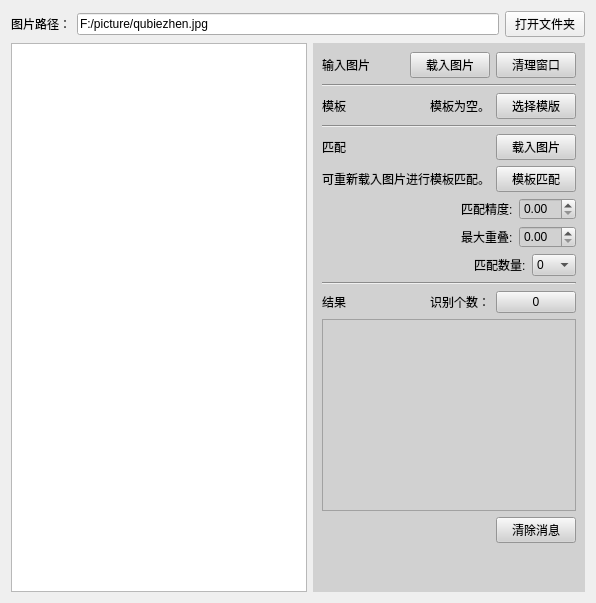
         <widget class="QWidget" name="tab_3">
          <attribute name="title">
           <string>模板匹配</string>
          </attribute>
          <layout class="QVBoxLayout" name="verticalLayout_19">
           <item>
            <layout class="QVBoxLayout" name="verticalLayout_18">
             <item>
              <layout class="QHBoxLayout" name="horizontalLayout">
               <item>
                <widget class="QLabel" name="label_15">
                 <property name="text">
                  <string>图片路径：</string>
                 </property>
                </widget>
               </item>
               <item>
                <widget class="QLineEdit" name="lineEdit_ncc">
                 <property name="text">
                  <string>F:/picture/qubiezhen.jpg</string>
                 </property>
                </widget>
               </item>
               <item>
                <widget class="QPushButton" name="pushButton_nccfile">
                 <property name="text">
                  <string>打开文件夹</string>
                 </property>
                </widget>
               </item>
              </layout>
             </item>
             <item>
              <layout class="QHBoxLayout" name="horizontalLayout_37" stretch="2,1">
               <item>
                <widget class="QGraphicsView" name="graphicsView_ncc"/>
               </item>
               <item>
                <widget class="QWidget" name="widget_4" native="true">
                 <property name="font">
                  <font>
                   <family>Microsoft YaHei UI</family>
                   <pointsize>9</pointsize>
                   <bold>false</bold>
                  </font>
                 </property>
                 <property name="styleSheet">
                  <string notr="true">background-color: rgb(209, 209, 209);</string>
                 </property>
                 <layout class="QVBoxLayout" name="verticalLayout_17">
                  <item>
                   <layout class="QVBoxLayout" name="verticalLayout_16">
                    <item>
                     <layout class="QHBoxLayout" name="horizontalLayout_32">
                      <item>
                       <widget class="QLabel" name="label_20">
                        <property name="text">
                         <string>输入图片</string>
                        </property>
                       </widget>
                      </item>
                      <item>
                       <spacer name="horizontalSpacer_11">
                        <property name="orientation">
                         <enum>Qt::Orientation::Horizontal</enum>
                        </property>
                        <property name="sizeHint" stdset="0">
                         <size>
                          <width>40</width>
                          <height>20</height>
                         </size>
                        </property>
                       </spacer>
                      </item>
                      <item>
                       <widget class="QPushButton" name="pushButton_nccimage">
                        <property name="text">
                         <string>载入图片</string>
                        </property>
                       </widget>
                      </item>
                      <item>
                       <widget class="QPushButton" name="pushButton_nccclear">
                        <property name="text">
                         <string>清理窗口</string>
                        </property>
                       </widget>
                      </item>
                     </layout>
                    </item>
                    <item>
                     <widget class="Line" name="line">
                      <property name="orientation">
                       <enum>Qt::Orientation::Horizontal</enum>
                      </property>
                     </widget>
                    </item>
                    <item>
                     <layout class="QHBoxLayout" name="horizontalLayout_33">
                      <item>
                       <widget class="QLabel" name="label_21">
                        <property name="text">
                         <string>模板</string>
                        </property>
                       </widget>
                      </item>
                      <item>
                       <spacer name="horizontalSpacer_21">
                        <property name="orientation">
                         <enum>Qt::Orientation::Horizontal</enum>
                        </property>
                        <property name="sizeHint" stdset="0">
                         <size>
                          <width>40</width>
                          <height>20</height>
                         </size>
                        </property>
                       </spacer>
                      </item>
                      <item>
                       <widget class="QLabel" name="label_creatmsg">
                        <property name="text">
                         <string>模板为空。</string>
                        </property>
                        <property name="alignment">
                         <set>Qt::AlignmentFlag::AlignCenter</set>
                        </property>
                       </widget>
                      </item>
                      <item>
                       <widget class="QPushButton" name="pushButton_creatncc">
                        <property name="text">
                         <string>选择模版</string>
                        </property>
                       </widget>
                      </item>
                     </layout>
                    </item>
                    <item>
                     <widget class="Line" name="line_5">
                      <property name="orientation">
                       <enum>Qt::Orientation::Horizontal</enum>
                      </property>
                     </widget>
                    </item>
                    <item>
                     <layout class="QHBoxLayout" name="horizontalLayout_38">
                      <item>
                       <widget class="QLabel" name="label_22">
                        <property name="text">
                         <string>匹配</string>
                        </property>
                       </widget>
                      </item>
                      <item>
                       <spacer name="horizontalSpacer_22">
                        <property name="orientation">
                         <enum>Qt::Orientation::Horizontal</enum>
                        </property>
                        <property name="sizeHint" stdset="0">
                         <size>
                          <width>40</width>
                          <height>20</height>
                         </size>
                        </property>
                       </spacer>
                      </item>
                      <item>
                       <widget class="QPushButton" name="pushButton_findimage">
                        <property name="text">
                         <string>载入图片</string>
                        </property>
                       </widget>
                      </item>
                     </layout>
                    </item>
                    <item>
                     <layout class="QHBoxLayout" name="horizontalLayout_36">
                      <item>
                       <spacer name="horizontalSpacer_20">
                        <property name="orientation">
                         <enum>Qt::Orientation::Horizontal</enum>
                        </property>
                        <property name="sizeHint" stdset="0">
                         <size>
                          <width>40</width>
                          <height>20</height>
                         </size>
                        </property>
                       </spacer>
                      </item>
                      <item>
                       <widget class="QLabel" name="label_23">
                        <property name="text">
                         <string>可重新载入图片进行模板匹配。</string>
                        </property>
                       </widget>
                      </item>
                      <item>
                       <widget class="QPushButton" name="pushButton_findncc">
                        <property name="text">
                         <string>模板匹配</string>
                        </property>
                       </widget>
                      </item>
                     </layout>
                    </item>
                    <item>
                     <layout class="QHBoxLayout" name="horizontalLayout_40">
                      <item>
                       <spacer name="horizontalSpacer_24">
                        <property name="orientation">
                         <enum>Qt::Orientation::Horizontal</enum>
                        </property>
                        <property name="sizeHint" stdset="0">
                         <size>
                          <width>40</width>
                          <height>20</height>
                         </size>
                        </property>
                       </spacer>
                      </item>
                      <item>
                       <widget class="QLabel" name="label_17">
                        <property name="text">
                         <string>匹配精度:</string>
                        </property>
                       </widget>
                      </item>
                      <item>
                       <widget class="QDoubleSpinBox" name="doubleSpinBox_nccjindu"/>
                      </item>
                     </layout>
                    </item>
                    <item>
                     <layout class="QHBoxLayout" name="horizontalLayout_39">
                      <item>
                       <spacer name="horizontalSpacer_25">
                        <property name="orientation">
                         <enum>Qt::Orientation::Horizontal</enum>
                        </property>
                        <property name="sizeHint" stdset="0">
                         <size>
                          <width>40</width>
                          <height>20</height>
                         </size>
                        </property>
                       </spacer>
                      </item>
                      <item>
                       <widget class="QLabel" name="label_19">
                        <property name="text">
                         <string>最大重叠:</string>
                        </property>
                       </widget>
                      </item>
                      <item>
                       <widget class="QDoubleSpinBox" name="doubleSpinBox_nccchongdie"/>
                      </item>
                     </layout>
                    </item>
                    <item>
                     <layout class="QHBoxLayout" name="horizontalLayout_35">
                      <item>
                       <spacer name="horizontalSpacer_26">
                        <property name="orientation">
                         <enum>Qt::Orientation::Horizontal</enum>
                        </property>
                        <property name="sizeHint" stdset="0">
                         <size>
                          <width>40</width>
                          <height>20</height>
                         </size>
                        </property>
                       </spacer>
                      </item>
                      <item>
                       <widget class="QLabel" name="label_18">
                        <property name="text">
                         <string>匹配数量:</string>
                        </property>
                       </widget>
                      </item>
                      <item>
                       <widget class="QComboBox" name="comboBox_nccnumber">
                        <item>
                         <property name="text">
                          <string>0</string>
                         </property>
                        </item>
                        <item>
                         <property name="text">
                          <string>1</string>
                         </property>
                        </item>
                        <item>
                         <property name="text">
                          <string>2</string>
                         </property>
                        </item>
                        <item>
                         <property name="text">
                          <string>3</string>
                         </property>
                        </item>
                        <item>
                         <property name="text">
                          <string>4</string>
                         </property>
                        </item>
                        <item>
                         <property name="text">
                          <string>5</string>
                         </property>
                        </item>
                        <item>
                         <property name="text">
                          <string>6</string>
                         </property>
                        </item>
                        <item>
                         <property name="text">
                          <string>7</string>
                         </property>
                        </item>
                        <item>
                         <property name="text">
                          <string>8</string>
                         </property>
                        </item>
                        <item>
                         <property name="text">
                          <string>9</string>
                         </property>
                        </item>
                        <item>
                         <property name="text">
                          <string>10</string>
                         </property>
                        </item>
                       </widget>
                      </item>
                     </layout>
                    </item>
                    <item>
                     <widget class="Line" name="line_6">
                      <property name="orientation">
                       <enum>Qt::Orientation::Horizontal</enum>
                      </property>
                     </widget>
                    </item>
                    <item>
                     <layout class="QHBoxLayout" name="horizontalLayout_34">
                      <item>
                       <widget class="QLabel" name="label_24">
                        <property name="text">
                         <string>结果</string>
                        </property>
                       </widget>
                      </item>
                      <item>
                       <spacer name="horizontalSpacer_23">
                        <property name="orientation">
                         <enum>Qt::Orientation::Horizontal</enum>
                        </property>
                        <property name="sizeHint" stdset="0">
                         <size>
                          <width>40</width>
                          <height>20</height>
                         </size>
                        </property>
                       </spacer>
                      </item>
                      <item>
                       <widget class="QLabel" name="label_25">
                        <property name="text">
                         <string>识别个数：</string>
                        </property>
                       </widget>
                      </item>
                      <item>
                       <widget class="QPushButton" name="pushButton_nccnumber">
                        <property name="text">
                         <string>0</string>
                        </property>
                       </widget>
                      </item>
                     </layout>
                    </item>
                    <item>
                     <widget class="QTextEdit" name="textEdit_ncc"/>
                    </item>
                    <item>
                     <layout class="QHBoxLayout" name="horizontalLayout_41">
                      <item>
                       <spacer name="horizontalSpacer_27">
                        <property name="orientation">
                         <enum>Qt::Orientation::Horizontal</enum>
                        </property>
                        <property name="sizeHint" stdset="0">
                         <size>
                          <width>40</width>
                          <height>20</height>
                         </size>
                        </property>
                       </spacer>
                      </item>
                      <item>
                       <widget class="QPushButton" name="pushButton_nccclearmsg">
                        <property name="text">
                         <string>清除消息</string>
                        </property>
                       </widget>
                      </item>
                     </layout>
                    </item>
                    <item>
                     <spacer name="verticalSpacer_2">
                      <property name="orientation">
                       <enum>Qt::Orientation::Vertical</enum>
                      </property>
                      <property name="sizeHint" stdset="0">
                       <size>
                        <width>20</width>
                        <height>40</height>
                       </size>
                      </property>
                     </spacer>
                    </item>
                   </layout>
                  </item>
                 </layout>
                </widget>
               </item>
              </layout>
             </item>
            </layout>
           </item>
          </layout>
         </widget>
